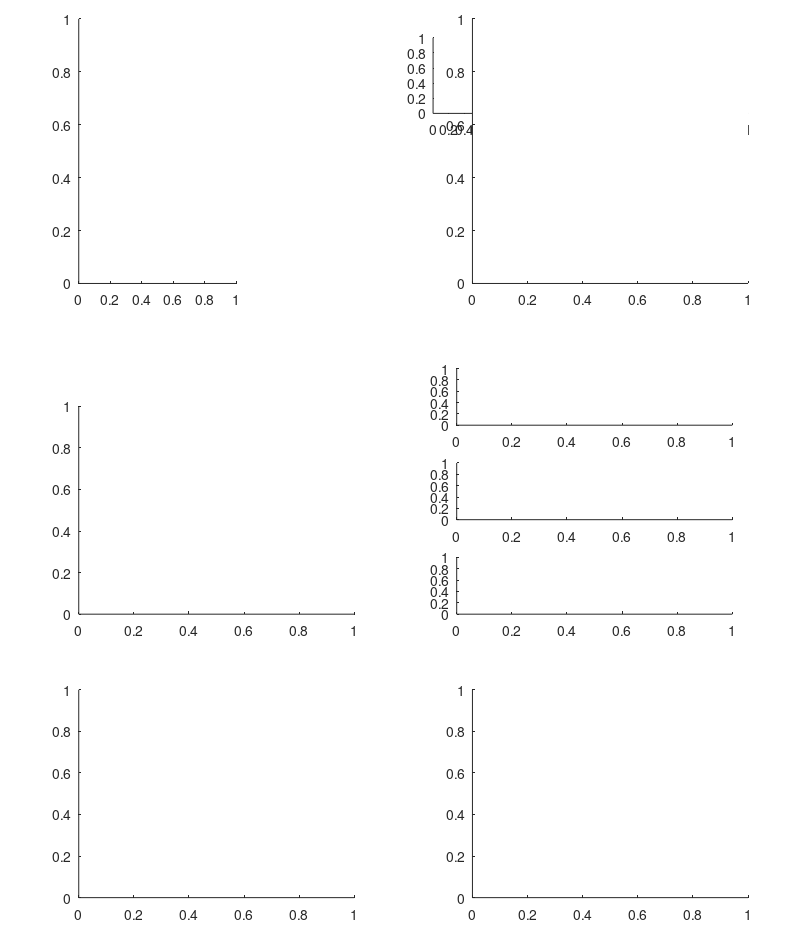

This chart was generated by the following MATLAB code: (Note: this script raises an error after producing the figure.)
%% Manuscript Figure 2
% 1) Comparison of different surfaces
addpath('Plotting/Functions')
addpath('Functions/')

%%
clear all;

f = figure('Color','white','units','centimeters','Position',[55 1 20 24],...
    'PaperUnits','centimeters','PaperPosition', [1 1 20 24], 'Renderer','painters');

half_hor = [0.52 0.67 0.82];
third_hor = [0.05, 0.2, 0.35];
third_ver = [0.9, 0.8, 0.7];
bot = [0.55, 0.45, 0.35];
left = [0.5, 0.65, 0.8];

for i=1:3
    ax2(i) = axes(f, 'Units','normalized','Position',[left(i)+0.05 0.88 0.1 0.08]); % TCR Surfaces
    ax5(i) = axes(f, 'Units','normalized','Position',[0.58 bot(i) 0.35 0.06]); % TCR coverage

    if i==3
        ax1 = axes(f, 'Units','normalized','Position',[0.1 third_ver(3) 0.2 0.28]); % NP Properties
        ax3 = axes(f, 'Units','normalized','Position',[0.6 third_ver(3) 0.35 0.28]); % Schematic Contact Area
        ax4 = axes(f, 'Units','normalized','Position',[0.1 0.35 0.35 0.22]); % NP capacity

        ax6 = axes(f, 'Units','normalized','Position',[0.1 0.05 0.35 0.22]); % Time series
        ax7 = axes(f, 'Units','normalized','Position',[0.6 0.05 0.35 0.22]); % Bound TCR Distributions
        break
    end

end

% New Simulations
koff_vals = [0.0001, 0.001, 0.01];
kd_vals = koff_vals ./ 0.1;
rho_vals = linspace(-4,3.5,16);
bound_type = {'phos', 'bound', 'np', 'covered','fracphos', 'normBound', 'normPhos','rescaled'};

valence = [5];
tpc = [1, 3, 20];
kp = [0.01,0];
np_radius = 20;

% Color and Linestyle
col = gray(length(valence)+2);
hol = winter(length(valence)+2);
sol = autumn(length(valence)+2);
pol = pink(length(valence)+2);

linestyle = {'-','--'};
markerstyle = {'s','d'};
colorstyle = {col, hol, sol, pol};

axis([ax1 ax3],'off');

% --------------------------------------------------------------------------
% NP Properties Schematic
%--------------------------------------------------------------------------

imshow('NP Manuscript Schematics.png','Parent',ax1)
set(ax1, 'Position',[0.02 0.56 0.45 0.48]);

% --------------------------------------------------------------------------
% TCR Surfaces
%--------------------------------------------------------------------------

a2_pos = get(ax2, 'Position');

rSurf = 1000;
tcr_per_cluster = 1;
num_tcr = 300;
max_clusters = floor(num_tcr/tcr_per_cluster);
num_clusters = [5,10,20];
cluster_radius = 50;
rTCR = 5;
rNP = 20;

col = [[0, 0, 0]; [0,0,1]; [1, 0, 0]];

tcr_pos = gen_clusters(rSurf, cluster_radius, 20, 0, num_tcr);
PlotSurface(ax2(1), rSurf, tcr_pos, rTCR, [], rNP, col(1,:));

tcr_pos = gen_clusters(rSurf, cluster_radius/sqrt(6), 100, 3, num_tcr);
PlotSurface(ax2(2), rSurf, tcr_pos, rTCR, [], rNP, col(2,:));

tcr_pos = gen_clusters(rSurf, cluster_radius, 15, 20, num_tcr);
PlotSurface(ax2(3), rSurf, tcr_pos, rTCR, [], rNP, col(3,:));

text(ax2(1),0.1, 2.2, '1 TPC','Units','centimeters','FontSize',14,'FontWeight','bold','Color',col(1,:));
text(ax2(2),0.1, 2.2, '3 TPC','Units','centimeters','FontSize',14,'FontWeight','bold','Color',col(2,:));
text(ax2(3),0, 2.2, '20 TPC','Units','centimeters','FontSize',14,'FontWeight','bold','Color',col(3,:));

set(ax2(1), 'Position', a2_pos{1});
set(ax2(2), 'Position', a2_pos{2});
set(ax2(3), 'Position', a2_pos{3});

% --------------------------------------------------------------------------
% Contact Area Schematic
%--------------------------------------------------------------------------

imshow('ContactAreaSchematic.png','Parent',ax3)
set(ax3, 'Position',[0.51 0.55 0.45 0.4]);

% --------------------------------------------------------------------------
% NP Capacity
%--------------------------------------------------------------------------

cla(ax4);

a4_pos = get(ax4, 'Position');

tcrs_per_cluster = [1,3,5,10,20];

col = [[0.1,0.1,0.5];[0.3,0.3,0.9];[0.3,0.5,1]];

hold(ax4,'on')
plotCapacity(ax4, tcrs_per_cluster, 8, 'np', col(1,:), true)
plotCapacity(ax4, tcrs_per_cluster, 14, 'np', col(2,:), true)
plotCapacity(ax4, tcrs_per_cluster, 20, 'np', col(3,:), true)
ylim(ax4,[0 310])
yticks(ax4, [0, 100, 200, 300])
ylabel(ax4, 'Capacity (number of NPs)');
xlabel(ax4, 'TCRs per Cluster (TPC)');

set(findall(ax4,'-property','FontSize'),'FontSize',10)

grid(ax4,'on');

set(ax4, 'Position', a4_pos,'box','off','tickdir','out');

l = legend(ax4,{'8 nm','14 nm','20 nm'},'box','off','Interpreter','Latex','Units','normalized','Position',[0.15 0.37 0.1 0.05],'FontSize',10,'FontWeight','bold');
title(l, "\textbf{NP Radius}",'Interpreter','latex','FontSize',10);

set(findall(ax4,'-property','Interpreter'),'Interpreter','Latex')

% --------------------------------------------------------------------------
% TCR Coverage
%--------------------------------------------------------------------------

cla(ax5(:));

a4_pos = get(ax5, 'Position');

np_radius = [8,14,20];
tcrs_per_cluster = [1,3,20];

col = [[0, 0, 0]; [0,0,1]; [1, 0, 0]];

for i = 1:length(np_radius)
    rNP = np_radius(i);
    title(ax5(i),['\textbf{',num2str(rNP),' nm}'],'Interpreter','latex','FontSize',14);

    for j = 1:length(tcrs_per_cluster)
        tpc = tcrs_per_cluster(j);
        load(['CapacityResults/Radius',num2str(rNP),'_TPC',num2str(tpc),'.mat'])
        hold(ax5(i),"on");
        plot(ax5(i),1:300, mean(Covered_TCRs,1), 'Color',col(j,:),'LineWidth',1.5);
    end
end
set(ax5(:),'box','off','tickdir','out')
ylim(ax5(:),[0 2.5]);
xlim(ax5(:), [0 300]);
xticks(ax5(:),[0 100 200 300]);
xticklabels(ax5(1:2),'');
xlabel(ax5(3), 'Bound NPs','FontSize',10);
ylabel(ax5(2), 'Covered TCRs per NP','FontSize',10);

%set(findall(ax5,'-property','FontSize'),'FontSize',10)
set(findall(ax5,'-property','Interpreter'),'Interpreter','Latex')

%--------------------------------------------------------------------------
% Time Series
%--------------------------------------------------------------------------

cla(ax6);

a6_pos = get(ax6, 'Position');

tcrs_per_cluster = [1,3,5,10,20];

col = [[0, 0, 0]; [0,0,1]; [1, 0, 0]];

hold(ax6,'on')

load("LongSims/r20/1TPC/v5/koff1/Uniform_rho100000.mat");
TCR_time_series = homo_bound_tcr{2};
plot(ax6, TCR_time_series(2,:), TCR_time_series(1,:),'Color',col(1,:));

load("LongSims/r20/3TPC/v5/koff1/Cluster_rho100000.mat");
TCR_time_series = cluster_bound_tcr{1};
plot(ax6, TCR_time_series(2,:), TCR_time_series(1,:),'Color',col(2,:));

clear("cluster_bound_tcr");
load("LongSims/r20/20TPC/v5/koff1/Cluster_rho100000.mat");
TCR_time_series = cluster_bound_tcr{2};
plot(ax6, TCR_time_series(2,:), TCR_time_series(1,:),'Color',col(3,:));

xlim(ax6, [1e2 1e4]);
xticklabels(ax6, {'2','4','6','8','10'})

xlabel(ax6,' Simulated Time ($10^3$ s)')
ylabel(ax6, 'Bound TCRs');

set(ax6,'tickdir','out','box','off');

set(findall(ax6,'-property','FontSize'),'FontSize',10)
set(findall(ax6,'-property','Interpreter'),'Interpreter','Latex')

% --------------------------------------------------------------------------
% Distributions Bound TCRs
%--------------------------------------------------------------------------

cla(ax7);

a7_pos = get(ax7, 'Position');

tcrs_per_cluster = [1,3,5,10,20];

col = [[0, 0, 0]; [0,0,1]; [1, 0, 0]];

hold(ax7,'on')

[h1,a1,v1] = TCR_Distributions(ax7, koff_vals(3), rho_vals(11), 5, 1, 'tcrs',col(1,:));
[h1,a1,v1] = TCR_Distributions(ax7, koff_vals(3), rho_vals(11), 5, 3, 'tcrs',col(2,:));
[h1,a1,v1] = TCR_Distributions(ax7, koff_vals(3), rho_vals(11), 5, 20, 'tcrs',col(3,:));

yticks(ax7,[0.02, 0.04, 0.06]);
ytickangle(ax7,0);
xlabel(ax7, 'Steady State Bound TCRs');
ylabel(ax7, 'Probability Density');

set(findall(ax7,'-property','FontSize'),'FontSize',10)
set(findall(ax7,'-property','Interpreter'),'Interpreter','Latex')

% Annotations
delete(findall(gcf,'type','annotation'));

annotation('textbox',[0.02 0.9 0.1 0.1],'string','(a)','FontSize',16, 'FontWeight','bold','Linestyle','none');
annotation('textbox',[0.48 0.9 0.1 0.1],'string','(b)','FontSize',16, 'FontWeight','bold','Linestyle','none');
annotation('textbox',[0.48 0.75 0.1 0.1],'string','(c)','FontSize',16, 'FontWeight','bold','Linestyle','none');

annotation('textbox',[0.02 0.52 0.1 0.1],'string','(d)','FontSize',16, 'FontWeight','bold','Linestyle','none');
annotation('textbox',[0.48 0.52 0.1 0.1],'string','(e)','FontSize',16, 'FontWeight','bold','Linestyle','none');

annotation('textbox',[0.02 0.22 0.1 0.1],'string','(f)','FontSize',16, 'FontWeight','bold','Linestyle','none');
annotation('textbox',[0.48 0.22 0.1 0.1],'string','(g)','FontSize',16, 'FontWeight','bold','Linestyle','none');

%% Save Figure
%print(f, '../Revised Figures/Figure1','-dpdf','-r0');